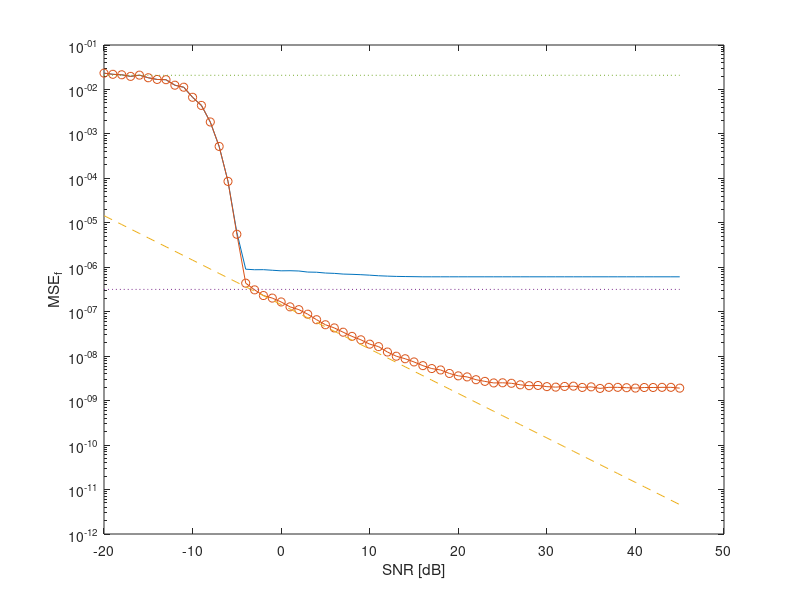

Write MATLAB code to recreate this figure.
fo = .2;
A = 1;
N = 128;
Oversampling = 4;
M = Oversampling*N;

Nrun = 1000; % Montecarlo runs
snr = [-20:45]; % SNR is in dB scale
t = [1:N];
f = [-N/2:N/2-1];
MSE1 =zeros(length(snr),1);
MSE2 =zeros(length(snr),1);
for isnr = 1:length(snr)
    f_est1 = zeros(Nrun,1);
    f_est2 = zeros(Nrun,1);
    for run = 1:Nrun
        % Signal generation
        w = sqrt((A^2/2)*10^(-snr(isnr)/10))*randn(1,N);
        x = A*cos(2*pi*fo*t + 2*pi*rand) + w;
        % Freq. estimation: DFT on M samples
        S = (abs(fft(x,M)).^2)/N; % DFT on M > N samples (zero-padding)
        f_est1(run) = find(S(2:M/2) == max(S(2:M/2))); % Search f = (0:1/2)
        % Freq. estimation : quadratic interpolation
        f_cent = f_est1(run)+1;
        Num = S(f_cent-1)-S(f_cent+1);
        Den = S(f_cent-1)+S(f_cent+1)-2*S(f_cent);
        f_est2(run) = f_cent+.5*Num/Den-1;
    end
    MSE1(isnr) = mean((f_est1/M-fo).^2);
    MSE2(isnr) = mean((f_est2/M-fo).^2);
end
CRB = 12/(N*(N^2-1)).*(10.^(-snr/10)); % CRLB freq. estimation.
MSE_floor = (1/3)*(.5/M)^2; % quantization error +/-(.5/M) 
semilogy(snr,MSE1,'-',snr,MSE2,'-o',snr,CRB/(4*pi^2),'--', ...
    snr,MSE_floor*(1+0*snr),':',snr,((1/4)/12)*(1+0*snr),':')
xlabel('SNR [dB]'); ylabel('MSE_f');
